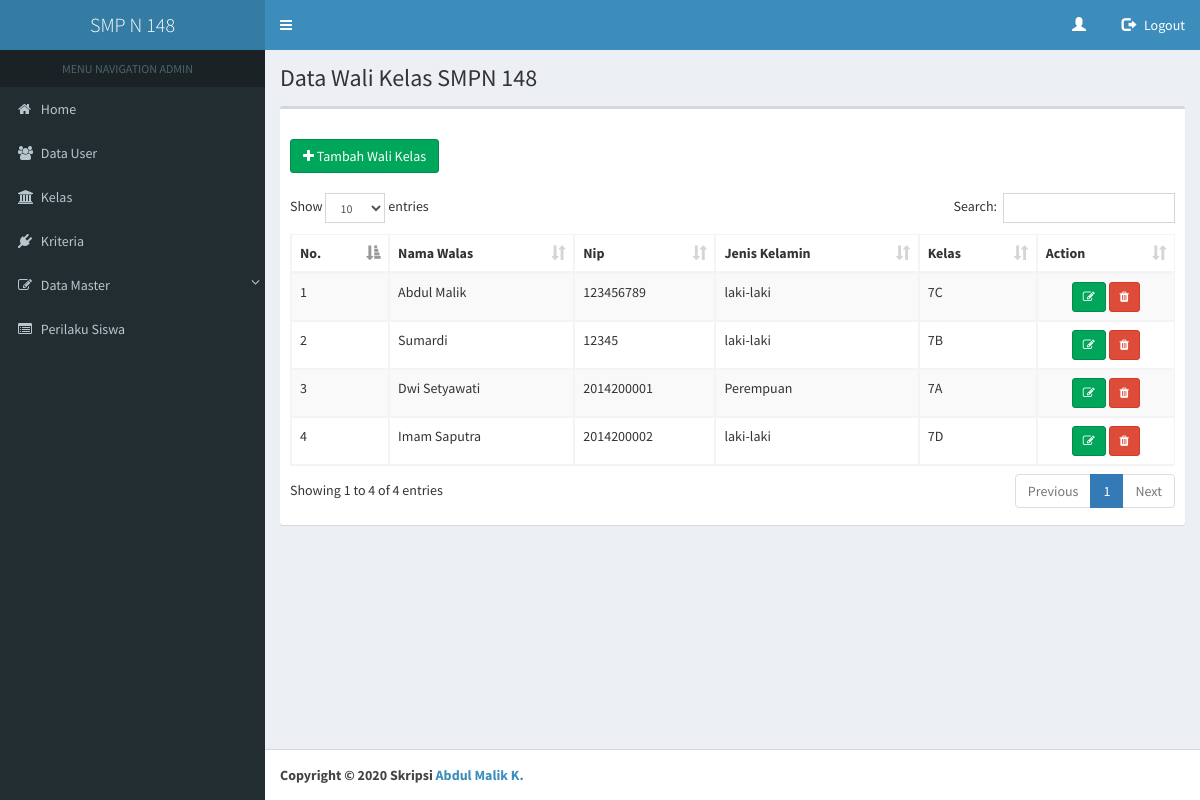
The app's page /pages/view/home.php?page=data_guru with its own data.
### tables this page shows
CREATE TABLE `dt_guru` (
  `id_gr` int(50) NOT NULL,
  `nip` varchar(200) NOT NULL,
  `nama_gr` varchar(200) DEFAULT NULL,
  `alamat_gr` text,
  `tlp_gr` varchar(15) DEFAULT NULL,
  `tempat_gr` varchar(50) NOT NULL,
  `tgl_gr` date NOT NULL,
  `gender_gr` varchar(50) NOT NULL,
  `kelas_gr` varchar(50) NOT NULL,
  `level` int(50) NOT NULL,
  `password_gr` varchar(50) NOT NULL
);

### pages/view/data_guru.php (the view, shortened to what this page needs)
<section class="content-header">
  <h1>
    Data Wali Kelas SMPN 148
  </h1>
</section>
<section class="content">
  <div class="row">
    <div class="col-xs-12">
      <div class="box">
        <div class="box-header">
        </div>
          <div class="box-body">
          <a href="#"><button class="btn btn-success" type="button" data-target="#ModalAdd" data-toggle="modal"><i class="fa fa-plus"></i> Tambah Wali Kelas</button></a>
          <br></br>
          <table id="tmp_modal" class="table table-bordered table-striped table-scalable">
            <thead>
              <tr>
                <th>No.</th>
                <th>Nama Walas</th>
                <th>Nip</th>
                <th>Jenis Kelamin</th>
                <th>Kelas</th>
                <th>Action</th>
              </tr>
            </thead>
            <tbody>
              <?php
                $queryk = mysqli_query($connect, "SELECT * FROM dt_guru");
                $no = 1;
                while ($data = mysqli_fetch_array($queryk)){ ?>
                    <tr>
                      <td><?php echo $no; ?></td>
                      <td><?php echo $data['nama_gr']; ?></td>
                      <td><?php echo $data['nip']; ?></td>
                      <td><?php echo $data['gender_gr']; ?></td>
                      <td><?php echo $data['kelas_gr']; ?></td>
                      <td><center>
                        <a href="" onclick="edit(<?php echo "'".$data['id_gr']."','".$data['nip']."','".$data['nama_gr']."','".$data['alamat_gr']."','".$data['tlp_gr']."','".$data['tempat_gr']."','".$data['tgl_gr']."','".$data['gender_gr']."','".$data['kelas_gr']."','".$data['level']."'";?>)" title="Edit Data" data-toggle="modal" class="btn btn-success btn-sm"><span class="fa fa-edit"></span></a>
                        <a href='#' onClick='confirm_delete("../models/proses_guru.php?delete=1&id=<?php echo $data['id_gr']; ?>")' title="Hapus Data" data-toggle="" class="btn btn-danger btn-sm"><span class="fa fa-trash" aria-hidden="true"></span></a>
                      </center>
                      </td>
                    </tr>
              <?php
                $no++;
                }
              ?>
            </tbody>
          </table>
          </div>
          </div>
          </div>
</div>
</div>

### records on screen
dt_guru: nama_gr "Abdul Malik", nip "123456789", gender_gr "laki-laki", kelas_gr "7C", level 1 (drawn)
dt_guru: nama_gr "Sumardi", nip "12345", gender_gr "laki-laki", kelas_gr "7B", level 1 (drawn)
dt_guru: nama_gr "Dwi Setyawati", nip "2014200001", gender_gr "Perempuan", kelas_gr "7A", level 1 (drawn)
dt_guru: nama_gr "Imam Saputra", nip "2014200002", gender_gr "laki-laki", kelas_gr "7D", level 1 (drawn)
